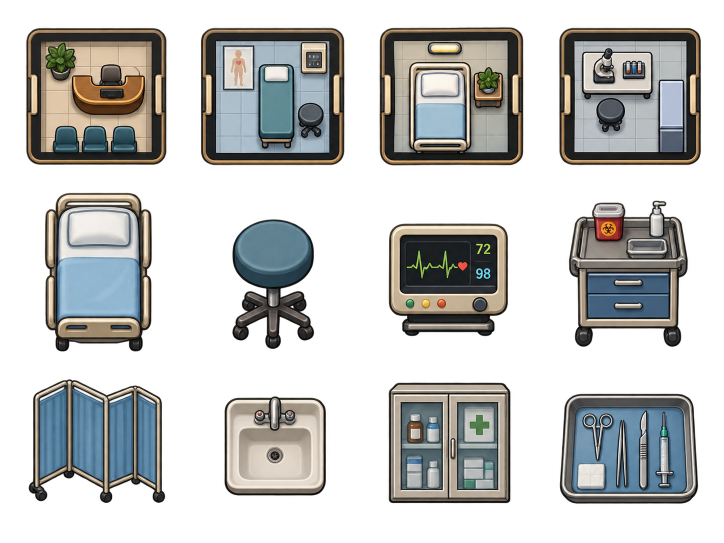
#> input picture src/assets/scenarios/hospital/sheets/pack_06_hospital_sheet.png, 1448 x 1086 px, given in place of pack_02_house_sheet.png, which was not available (shown at 1/2 size)
$ python extract-art-sheets.py
#> lines starting #> are read from the running program, lines starting #| are printed output that depends on the picture; after the words box and inside, x2 and y2 are one past the last pixel; in counts of white or black regions, pixels touching at a corner belong together; pictures that were not available may be replaced by others from this repository, and a replacement may not be noted
"""One-shot lossless extraction. Requires Pillow only for tooling, not runtime.

Sheet drawings are not confined to equal-sized mathematical cells. Locate the
nearest transparent gutter to each nominal grid boundary instead. Within
each resulting cell crop the alpha bbox and add eight transparent pixels.
Verify every nontransparent RGBA pixel survives exactly once before saving.
"""
from pathlib import Path
import hashlib
import json
from PIL import Image, ImageChops

ROOT = Path(__file__).resolve().parents[1]
PADDING = 8
PACKS = {
    "house": ["living_room", "bedroom", "bathroom", "dining_room", "sofa", "tv", "bed", "nightstand", "wardrobe", "lamp", "house_plant", "armchair"],
    "office": ["reception", "office", "meeting_room", "archive", "desk", "office_chair", "laptop", "printer", "filing_cabinet", "bookshelf", "bin", "office_plant"],
    "outdoor": ["garden", "garage", "patio", "porch", "tree", "bench", "car", "flower_pot", "toolbox", "street_lamp", "hose", "mud_puddle"],
    "hotel": ["lobby", "guest_room", "hallway", "hotel_bathroom", "armchair_hotel", "suitcase", "luxury_bed", "luggage_cart", "mirror", "statue", "side_table", "table_lamp"],
    "hospital": ["reception_medical", "exam_room", "patient_room", "laboratory", "hospital_bed", "stool", "patient_monitor", "medical_cart", "privacy_screen", "sink", "medicine_cabinet", "instrument_tray"],
}


def gutter_bounds(alpha, count, axis):
    length = alpha.width if axis == "x" else alpha.height
    maxima = []
    for value in range(length):
        strip = (value, 0, value + 1, alpha.height) if axis == "x" else (0, value, alpha.width, value + 1)
        maxima.append(alpha.crop(strip).getextrema()[1])
    bounds = [0]
    for index in range(1, count):
        nominal = length * index / count
        candidates = [value for value in range(1, length - 1)
                      if abs(value - nominal) <= length / count * .35
                      and maxima[value] <= 1]
        if not candidates:
            raise ValueError(f"No transparent {axis} gutter near {nominal}")
        bounds.append(min(candidates, key=lambda value: abs(value - nominal)))
    bounds.append(length)
    return bounds


def extract(source, columns, rows, destinations):
#> called with columns = 4, rows = 3
    image = Image.open(source)
#> image is the input picture: PIL image 1448x1086 RGBA; mean R, G, B, A 55.3, 56, 54.2, 113.1
    assert image.size == (1448, 1086) and image.mode == "RGBA", source
    alpha = image.getchannel("A")
    try:
        xs = gutter_bounds(alpha, columns, "x")
#> after the loop in gutter_bounds, `for value in range(length):`: maxima = 1448 values, max 255 at index 60, min 0 at index 1, mean 199.6
#> after the loop in gutter_bounds, `for index in range(1, count):`: bounds = [0, 362, 724, 1086]
#> xs = [0, 362, 724, 1086, 1448]
        # Row gutters can differ by column (e.g. a tall car beside a lamp).
        ys = [gutter_bounds(alpha.crop((xs[col], 0, xs[col + 1], image.height)), rows, "y")
              for col in range(columns)]
#> call 4 of gutter_bounds, with count = 3, axis = 'y'
#> after the loop in gutter_bounds (call 4), `for value in range(length):`:
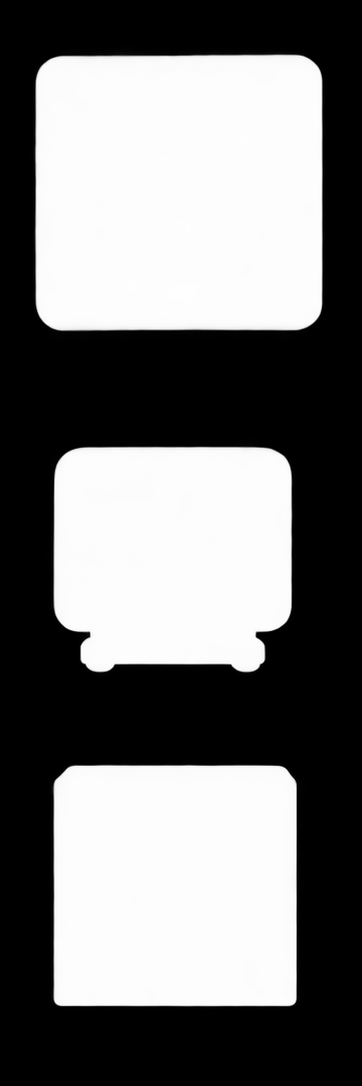
#> alpha: PIL image 362x1086 L; min 0, max 255, mean 119.2
#> after the loop in gutter_bounds (call 4), `for value in range(length):`: maxima = 1086 values, max 255 at index 83, min 0 at index 0, mean 173.6
#> the loop in gutter_bounds (call 4), `for index in range(1, count):` made 2 passes
#> nominal on passes 1 to 2: 362, 724
#> after the loop in gutter_bounds (call 5), `for value in range(length):`:
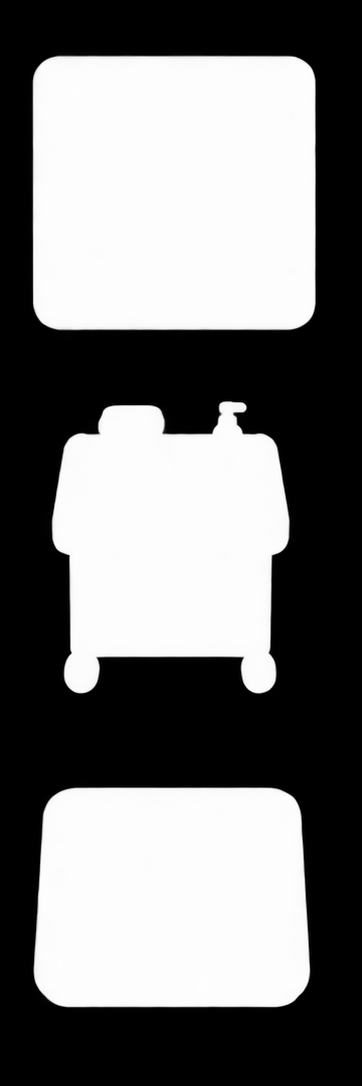
#> alpha: PIL image 362x1086 L; min 0, max 255, mean 120
#> after the loop in gutter_bounds (call 5), `for value in range(length):`: maxima = 1086 values, max 255 at index 58, min 0 at index 0, mean 183.6
#> the loop in gutter_bounds (call 5), `for index in range(1, count):` made 2 passes
#> ys = [[0, 362, 724, 1086], [0, 362, 724, 1086], [0, 362, 724, 1086], [0, 362, 724, 1086]]
        cells = [(xs[col], ys[col][row], xs[col + 1], ys[col][row + 1])
                 for row in range(rows) for col in range(columns)]
#> cells = [(0, 0, 362, 362), (362, 0, 724, 362), (724, 0, 1086, 362), (1086, 0, 1448, 362), (0, 362, 362, 724), (362, 362, 724, 724), (724, 362, 1086, 724), (1086, 362, 1448, 724), (0, 724, 362, 1086), (362, 724, 724, 1086), (724, 724, 1086, 1086), (1086, 724, 1448, 1086)]
    except ValueError:
        # Office furniture has staggered column gutters, but shared row gutters.
        ys = gutter_bounds(alpha, rows, "y")
        xs = [gutter_bounds(alpha.crop((0, ys[row], image.width, ys[row + 1])), columns, "x")
              for row in range(rows)]
        cells = [(xs[row][col], ys[row], xs[row][col + 1], ys[row + 1])
                 for row in range(rows) for col in range(columns)]
    reconstructed = Image.new("RGBA", image.size)
#> reconstructed: PIL image 1448x1086 RGBA; every value is 0
    outputs = []
    for index, destination in enumerate(destinations):
        bounds = cells[index]
        cell = image.crop(bounds)
        bbox = cell.getchannel("A").getbbox()
        assert bbox is not None, destination
        art = cell.crop(bbox)
        output = Image.new("RGBA", (art.width + PADDING * 2, art.height + PADDING * 2))
        output.paste(art, (PADDING, PADDING))
        reconstructed.paste(art, (bounds[0] + bbox[0], bounds[1] + bbox[1]))
        outputs.append((destination, output, bounds, bbox))
#> this loop made 12 passes
#> (bounds, bbox) on passes 1 to 12: ((0, 0, 362, 362), (45, 47, 362, 343)), ((362, 0, 724, 362), (35, 35, 332, 345)), ((724, 0, 1086, 362), (29, 44, 326, 343)), ((1086, 0, 1448, 362), (1, 48, 319, 341)), ((0, 362, 362, 724), (65, 18, 346, 357)), ((362, 362, 724, 724), (9, 73, 272, 341)), ((724, 362, 1086, 724), (5, 2, 346, 362)), ((1086, 362, 1448, 724), (41, 20, 300, 361)), ((0, 724, 362, 1086), (0, 4, 362, 362)), ((362, 724, 724, 1086), (3, 10, 316, 287)), ((724, 724, 1086, 1086), (17, 0, 362, 318)), ((1086, 724, 1448, 1086), (3, 2, 314, 344))
#> pass 1, in extract, `cell = image.crop(bounds)`:
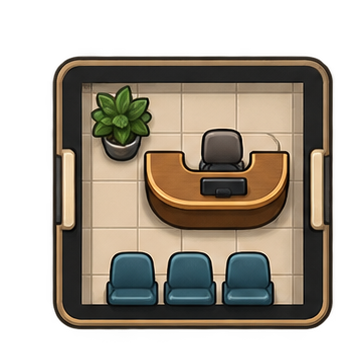
#> cell: PIL image 362x362 RGBA; mean R, G, B, A 71.9, 63.7, 51.4, 145.9; transparent parts drawn white
#> pass 1, in extract, `art = cell.crop(bbox)`:
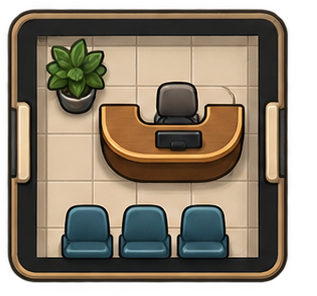
#> art: PIL image 317x296 RGBA; mean R, G, B, A 100.4, 88.9, 71.8, 203.8; transparent parts drawn white
#> after the loop:
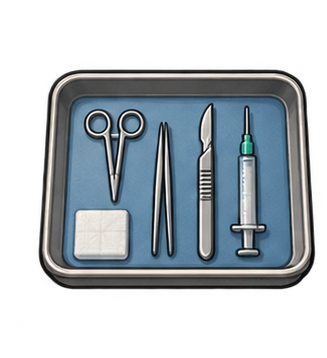
#> output: PIL image 327x358 RGBA; mean R, G, B, A 52.1, 60.2, 65.7, 124.5; transparent parts drawn white
#> after the loop, outputs = 12 items
    # Compare all four channels at every pixel with alpha > 0. Invisible RGB is
    # not artwork; transparent padding is intentionally normalized to RGBA 0.
    mask = alpha.point(lambda value: 255 if value else 0)
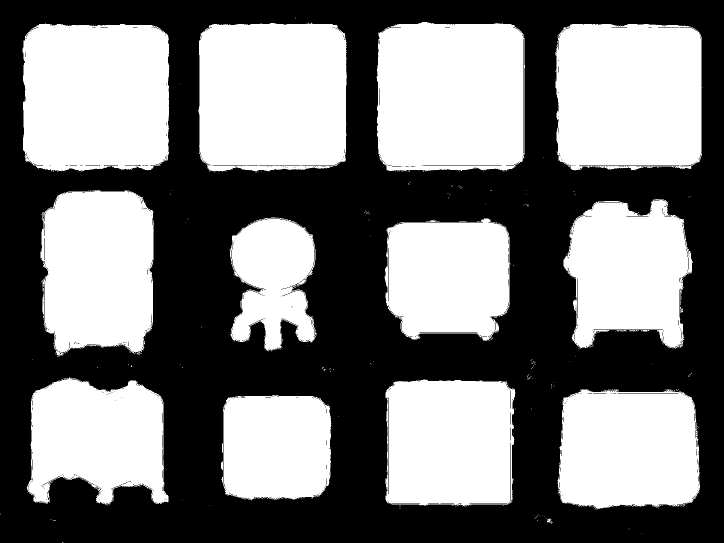
#> mask: PIL image 1448x1086 L (shown at 1/2 size); 48.2% white; 327 white regions (314 under 20 px), largest, box (x1, y1, x2, y2) and area: (753, 44, 1050, 343) 83858, (397, 45, 694, 345) 83800, (45, 47, 339, 343) 81921
    for original, recovered in zip(image.split(), reconstructed.split()):
        assert ImageChops.multiply(ImageChops.difference(original, recovered), mask).getbbox() is None, source
#> this loop made 4 passes
    records = []
    for destination, output, bounds, bbox in outputs:
        destination.parent.mkdir(parents=True, exist_ok=True)
        output.save(destination, format="PNG", optimize=True)
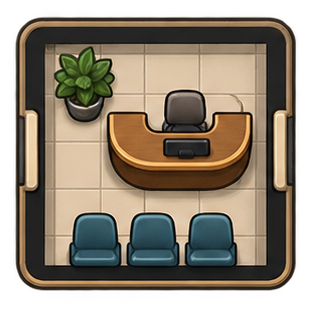
#> saved as living_room.png: PIL image 333x312 RGBA; mean R, G, B, A 90.7, 80.3, 64.8, 184.1; transparent parts drawn white
        with Image.open(destination) as saved:
            assert saved.mode == "RGBA" and saved.tobytes() == output.tobytes()
        records.append({"path": destination.relative_to(ROOT).as_posix(), "cell": bounds,
#> (the run stopped early here; a loop or call above may not have finished)
